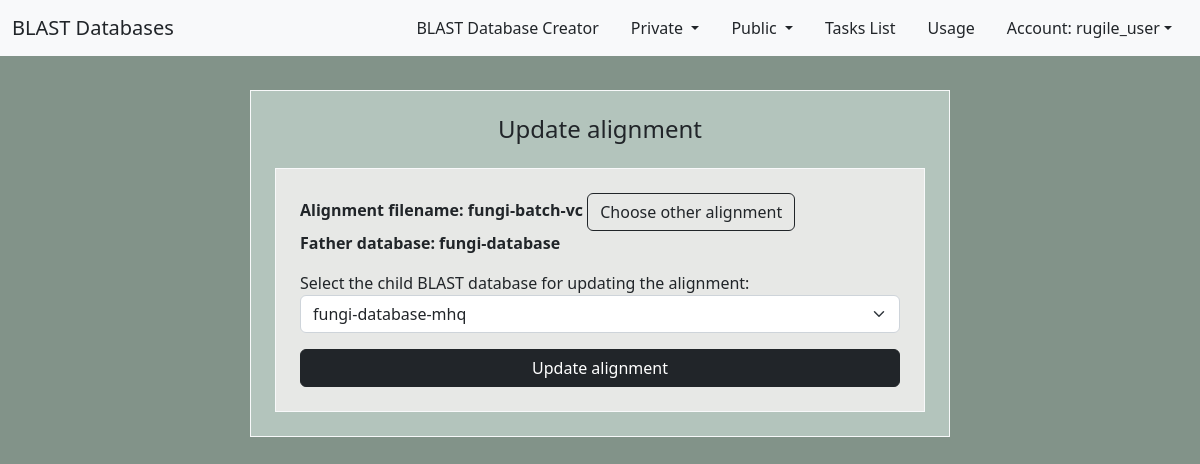
Page /update-alignment/fungi-batch-vc (signed in) on the committed database.
### blast_db_creator/models.py (models this page shows, shortened)
class BLASTPlus(models.Model):
    sorting_hits_options = (
        ("0","Sort by evalue"),
        ("1","Sort by bit score"),
        ("2","Sort by total score"),
        ("3","Sort by percent identity"),
        ("4","Sort by query coverage"),
    )
    sorting_hsps_options = (
        ("0","Sort by hsp evalue"),
        ("1","Sort by hsp score"),
        ("2","Sort by hsp query start"),
        ("3","Sort by hsp percent identity"),
        ("4","Sort by hsp subject start"),
    )
    query_location = models.CharField(max_length=100, blank=True)
    output_filename = models.SlugField(max_length=100, primary_key=True,
        error_messages ={"unique":"Provided output filename already exists."})
    evalue = models.FloatField(max_length=20, default=10)
    word_size = models.IntegerField(blank=True, null=True,
        validators=[
            MinValueValidator(2, message="Ensure word size is greater than \
            or equal to 2. "),
        ])
    show_gis = models.BooleanField(blank=True)
    line_length = models.IntegerField(default=60,
        validators=[
            MinValueValidator(1, message="Ensure line length is greater than \
                or equal to 1.")
        ])
    sort_hits = models.CharField(max_length=40, choices=sorting_hits_options,
        blank=True)
    sort_hsps = models.CharField(max_length=40, choices=sorting_hsps_options,
        blank=True)
    soft_masking = models.BooleanField(default=False)
    lcase_masking = models.BooleanField(blank=True)
    qcov_hsp_perc = models.FloatField(blank=True, null=True,
        validators=[
            MinValueValidator(0, message="Ensure percent query coverage  \
                per hsp is greater than or equal to 0."),
            MaxValueValidator(100, message="Ensure percent query coverage \
                per hsp is less than or equal to 100.")
        ])
    max_hsps = models.IntegerField(blank=True, null=True,
        validators=[
            MinValueValidator(1, message="Ensure maximum number of the HSPs \
                is greater than or equal to 1."),
        ])
    subject_besthit = models.BooleanField(blank=True)
    max_target_seqs = models.IntegerField(default=500,
        validators=[
            MinValueValidator(1, message="Ensure maximum number of aligned \
                sequences to keep is greater than or equal to 0."),
            MaxValueValidator(5000, message="Ensure maximum number of aligned \
                sequences to keep is less than or equal to 5000.")
        ])
    created = models.DateTimeField(editable=False, null=True)
    parse_deflines = models.BooleanField(blank=True)
    batch_align = models.ForeignKey(BatchAlign, on_delete=models.CASCADE,
    blank=True, null=True)
    class Meta:
        abstract = True

class BlastnUserInput(BLASTPlus):
    strand_types = (
        ("both", "Both"),
        ("minus", "Minus"),
        ("plus", "Plus"),
    )
    task_types = (
        ("blastn", "BLASTn"),
        ("blastn-short", "BLASTn-short"),
        ("dc-megablast", "Dc-megaBLAST"),
        ("megablast", "MegaBLAST"),
    )
    database = models.ForeignKey(BlastDBData, on_delete=models.CASCADE,
        related_name='blastndatabase', blank=True, null=True)
    query_file = models.FileField(upload_to='blastn_user_inputs/',
        validators=[FileExtensionValidator(allowed_extensions=['fasta'])])
    strand = models.CharField(max_length=12, choices=strand_types,
        default="both")
    task = models.CharField(max_length=20, choices=task_types,
        default="megablast")
    gap_open = models.IntegerField(blank=True, null=True)
    gap_extend = models.IntegerField(blank=True, null=True)
    reward = models.IntegerField(blank=True, null=True,
        validators=[
            MinValueValidator(0, message="Ensure reward for a nucleotide \
                match is greater than or equal to 0."),
        ])
    penalty = models.IntegerField(blank=True, null=True,
        validators=[
            MaxValueValidator(0, message="Ensure penalty for a nucleotide \
                mismatch is greater than or equal to 0.")
        ])
    gilist = models.FileField(upload_to=
        'blastn_inputs_parameters/', blank=True)
    seqidlist = models.FileField(upload_to=
        'blastn_inputs_parameters/', blank=True)
    negative_gilist = models.FileField(upload_to=
        'blastn_inputs_parameters/', blank=True)
    negative_seqidlist = models.FileField(upload_to=
        'blastn_inputs_parameters/', blank=True)
    taxids = models.CharField(max_length=200, blank=True,
        validators=[
            validate_comma_separated_integer_list,
        ])
    negative_taxids = models.CharField(max_length=200, blank=True,
        validators=[
            validate_comma_separated_integer_list,
        ])
    taxidlist = models.FileField(upload_to=
        'blastn_inputs_parameters/', blank=True)
    negative_taxidlist = models.FileField(upload_to=
        'blastn_inputs_parameters/', blank=True)
    perc_identity = models.FloatField(max_length=10, blank=True, null=True,
        validators=[
            MinValueValidator(0, message="Ensure percent identity is \
                greater than or equal to 0."),
            MaxValueValidator(100, message="Ensure percent identity is \
                less than or equal to 100.")
        ])

class BlastDBData(models.Model):
    user_input = models.ForeignKey(UserInput, on_delete=models.CASCADE)
    father_database = models.ForeignKey('self',
        on_delete=models.SET_NULL,
        null=True, blank=True)
    zip_file = models.FileField()
    slug = models.SlugField(primary_key=True)

### blast_db_creator/views.py (the view, shortened to what this page needs)
# urls.py: path('update-alignment/<slug:slug>', views.update_alignment,
@login_required(login_url='login')
def update_alignment(request, slug=None):
    try:
        obj = BlastpUserInput.objects.get(output_filename=slug)
    except BlastpUserInput.MultipleObjectsReturned:
        obj = BlastpUserInput.objects.filter(output_filename=slug).first()
    except BlastpUserInput.DoesNotExist:
        try:
            obj = BlastnUserInput.objects.get(output_filename=slug)
        except BlastnUserInput.MultipleObjectsReturned:
            obj = BlastnUserInput.objects.filter(output_filename=slug).first()
        except:
            raise Http404
    except:
        raise Http404
    to_align_blastn = []
    to_align_blastp = []
    to_align_tblastn = []
    to_align_tblastx = []
    to_align_blastx = []
    blast_db_data = BlastDBData.objects.filter(user_input__user=request.user)
    prot_databases = retrieve_prot_databases(blast_db_data)
    nucl_databases = retrieve_nucl_databases(blast_db_data)
    if isinstance(obj, BlastnUserInput):
        blastn_results = BlastnResults.objects \
        .filter(blastn_request__database__user_input__user=request.user)
        to_align_blastn = find_child_db_to_update_alignment(
            nucl_databases, blastn_results)
    elif isinstance(obj, BlastpUserInput):
        blastp_results = BlastpResults.objects \
        .filter(blastp_request__database__user_input__user=request.user)
        to_align_blastp = find_child_db_to_update_alignment(
            prot_databases, blastp_results)
    elif isinstance(obj, tBlastnUserInput):
        tblastn_results = tBlastnResults.objects \
        .filter(tblastn_request__database__user_input__user=request.user)
        to_align_tblastn = find_child_db_to_update_alignment(
            nucl_databases, tblastn_results)
    elif isinstance(obj, tBlastxUserInput):
        tblastx_results = tBlastxResults.objects \
        .filter(tblastx_request__database__user_input__user=request.user)
        to_align_tblastx = find_child_db_to_update_alignment(
            nucl_databases, tblastx_results)
    elif isinstance(obj, BlastxUserInput):
        blastx_results = BlastxResults.objects \
        .filter(blastx_request__database__user_input__user=request.user)
        to_align_blastx = find_child_db_to_update_alignment(
        prot_databases, blastx_results)
    context = {
        'obj': obj,
        'to_align_blastp': to_align_blastp,
        'to_align_blastn': to_align_blastn,
        'to_align_blastx': to_align_blastx,
        'to_align_tblastn': to_align_tblastn,
        'to_align_tblastx': to_align_tblastx,
        'slug': slug
    }
    return render(request, "blast_db_creator/update_alignment.html", context)

### blast_db_creator/views.py (called while the page is built)
def get_descendants(parent, parent_children_map):
    descendants = set()
    if parent in parent_children_map:
        for child in parent_children_map[parent]:
            descendants.add(child)
            descendants |= get_descendants(child, parent_children_map)
    return descendants if descendants else set()

def retrieve_prot_databases(all_databases):
    prot_db_user_input = UserInput.objects.filter(database_type='prot')
    prot_databases = []
    for db in all_databases:
        for prot_db_ui in prot_db_user_input:
            if db.user_input == prot_db_ui:
                if BlastDBData.objects.filter(slug=db.slug).exists():
                    prot_databases.append(db)
    logger.info(
        f"Retrieval of protein databases were successful."
    )
    return prot_databases

def retrieve_nucl_databases(all_databases):
    nucl_db_user_input = UserInput.objects.filter(database_type='nucl')
    nucl_databases = []
    for db in all_databases:
        for nucl_db_ui in nucl_db_user_input:
            if db.user_input == nucl_db_ui:
                if BlastDBData.objects.filter(slug=db.slug).exists():
                    nucl_databases.append(db)
    logger.info(
        f"Retrieval of nucleotide databases were successful."
    )
    return nucl_databases

### blast_db_creator/templates/blast_db_creator/update_alignment.html (shortened to what this page needs)
{% extends "blast_db_creator/base.html" %}
{% load static %}
{% load crispy_forms_tags %}
{% block navigation %}
<a class="navbar-brand text-dark" href="{% url 'home' %}">BLAST Databases</a>
{% endblock %}
{% block content %}
<div class="d-flex align-items-center justify-content-center top-margin-f mb-4">
    <div style="background-color: #B3C4BC" data-aos="fade-up">
        <div class="border border-light p-4">
            <h4 class="d-flex align-items-center justify-content-center mb-4">
				Update alignment
			</h4>
            <form
				method="post"
				id="updatealign_form"
                class="border border-light p-4"
                style="background-color: #e7e8e6"
				enctype="multipart/form-data"
				action="{% url 'updatealign' obj.output_filename %}">
                <div>
					<div class="mb-3">
						<span class="wrap">
							<b>Alignment filename: {{ obj.output_filename }}</b>
						</span>
						<a
							href="{% url 'blastresultuser' %}">
							<input
								type="button"
								value="Choose other alignment"
								class="btn btn-outline-dark ml-1" />
						</a><br>
						<span class="wrap">
							<b>Father database: {{ obj.database.slug }}</b>
						</span>
					</div>
                </div>
				<div class="mt-2">
					<label for="selected_db">Select the child BLAST
						database for updating the alignment:</label>
					<select
						name="selected_db"
						id="id_selected_db"
						class="select form-select">
						{% for query_name, child_db in to_align_blastn.items %}
							{% if query_name and child_db %}
								{% if query_name == obj.output_filename %}
									{% for child in child_db %}
										<option value="{{child}}">
											{{child}}
										</option>
									{% endfor %}
								{% endif %}
							{% endif %}
						{% endfor %}
					</select>
				</div>
                <div class="col text-center mt-3">
                	<input
						type="submit"
						id="updatealign"
						class="btn btn-dark w-100"
						value="Update alignment">
				</div>
            </form>
        </div>
	</div>
</div>
{% endblock %}

### blast_db_creator/templates/blast_db_creator/base.html (shortened to what this page needs)
{% load static %}
<!DOCTYPE html>
<html>
	<head>
		<link
			href="https://cdn.jsdelivr.net/npm/bootstrap@5.2.3/dist/css/bootstrap.min.css"
			rel="stylesheet"
>
		<link
			rel="stylesheet"
			type="text/css"
			href="{% static '/blast_db_creator/css/main.css' %}">
		<link
			rel="stylesheet"
			href="https://cdn.jsdelivr.net/npm/bootstrap-icons@1.10.5/font/bootstrap-icons.css">
		<link
			href="https://unpkg.com/aos@2.3.1/dist/aos.css"
			rel="stylesheet">
	</head>
	<body>
		<nav class="navbar navbar-custom fixed-top navbar-expand-lg bg-light \
			mb-2">
			<div class="container-fluid">
				{% block navigation %}{% endblock %}
				<ul class="nav navigation-fit">
					{% if user.is_authenticated %}
					<li class="nav-item">
						<a
							class="nav-link text-dark"
							href="{% url 'createuserdb' %}">
							BLAST Database Creator
						</a>
					</li>
					<li>
						<a
							class="nav-link dropdown-toggle text-dark"
							data-bs-toggle="dropdown">
							Private
						</a>
					</li>
					<li class="nav-item dropdown">
						<a
							class="nav-link dropdown-toggle text-dark"
							data-bs-toggle="dropdown">
							Public
						</a>
					</li>
					<li class="nav-item">
						<a
							id="tasks"
							class="nav-link text-dark"
							href="{% url 'task_list' %}">Tasks List
						</a>
					</li>
					<li class="nav-item">
						<a
							class="nav-link text-dark"
							href="{% url 'usage' %}">Usage</a>
					</li>
					<li class="nav-item dropdown ">
						<a
							class="nav-link dropdown-toggle text-dark"
							data-bs-toggle="dropdown">
							Account: {{ user.username }}</a>
					</li>
					{% endif %}
				</ul>
			</div>
		</nav>
		{% block content %}
		{% endblock %}
	</body>
</html>

### blast_db_creator/static/blast_db_creator/css/main.css (style rules this page uses)
body { background-color: #829389; }
form { width: 650px; }
.top-margin-f { margin-top: 90px; }
.navbar-brand { color: black; }
.navigation-fit li { position: relative; left:0; }
.wrap { overflow-wrap: break-word; word-wrap: break-word; word-break: break-word; white-space: normal; }

### rows in the picture
BlastnUserInput: output_filename "fungi-batch-vc", database.slug "fungi-database", selected_db "fungi-database-mhq"

### other values in the picture
{{ user.username }} "rugile_user"
